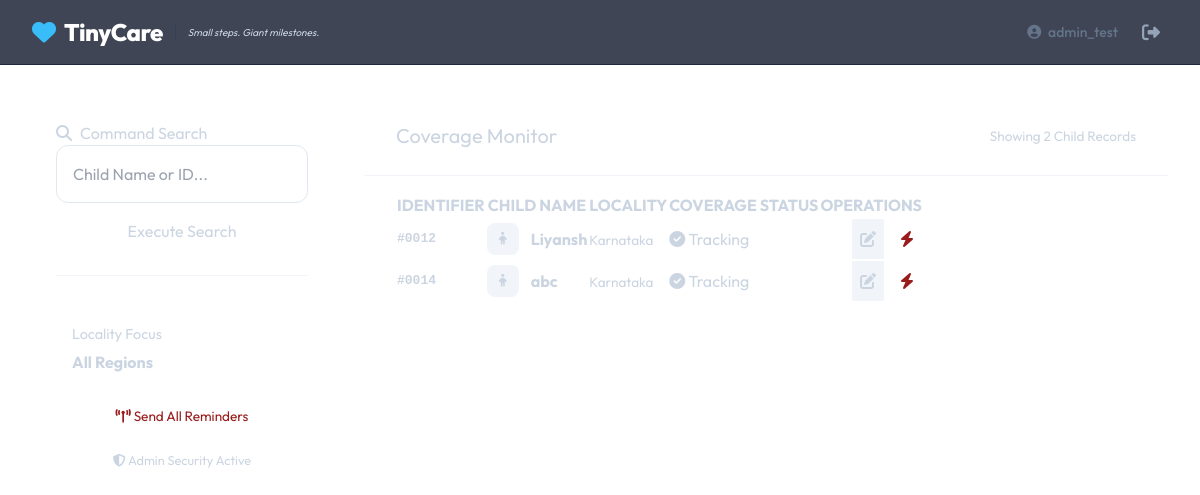
Page /admin-dashboard/ (signed in) on the committed database.
### health/models.py (models this page shows, shortened)
class User(AbstractUser):
    is_parent = models.BooleanField(default=False)
    is_vaccination_admin = models.BooleanField(default=False)
    locality = models.ForeignKey('Locality', on_delete=models.SET_NULL, null=True, blank=True)
    location_district = models.CharField(max_length=100, blank=True)
    password_hash = models.CharField(max_length=255, blank=True)

class ChildProfile(models.Model):
    GENDER_CHOICES = [('M', 'Male'), ('F', 'Female'), ('O', 'Other')]
    parent = models.ForeignKey(settings.AUTH_USER_MODEL, on_delete=models.CASCADE, related_name='children', null=True)
    name = models.CharField(max_length=200)
    date_of_birth = models.DateField()
    gender = models.CharField(max_length=1, choices=GENDER_CHOICES)
    locality = models.ForeignKey(Locality, on_delete=models.SET_NULL, null=True)
    current_weight = models.FloatField(help_text="Weight (Stored in KG)")
    current_height = models.FloatField(help_text="Height (Stored in CM)")
    birth_weight = models.FloatField(null=True, blank=True, help_text="Birth Weight (Stored in KG)")
    height_unit = models.CharField(max_length=5, choices=[('cm', 'cm'), ('m', 'm')], default='cm')
    weight_unit = models.CharField(max_length=5, choices=[('kg', 'kg'), ('g', 'g')], default='kg')
    created_at = models.DateTimeField(auto_now_add=True)
    updated_at = models.DateTimeField(auto_now=True)

class Locality(models.Model):
    REGION_CHOICES = [
        ('NORTH_INDIA', 'North India (Plains/Hills)'),
        ('SOUTH_INDIA', 'South India (Peninsular)'),
        ('WEST_INDIA', 'West India (Arid/Coastal)'),
        ('EAST_INDIA', 'East India (Plains)'),
        ('CENTRAL_INDIA', 'Central India (Plateau)'),
        ('COASTAL', 'Coastal Belt'),
    ]
    name = models.CharField(max_length=100, help_text="Village/Tehsil Name")
    district = models.CharField(max_length=100, blank=True)
    state = models.CharField(max_length=100, blank=True)
    region_tag = models.CharField(max_length=50, choices=REGION_CHOICES, default='NORTH_INDIA')
    latitude = models.FloatField(null=True, blank=True)
    longitude = models.FloatField(null=True, blank=True)
    class Meta:
        verbose_name_plural = "Localities"

### health/views.py (the view)
# urls.py: path('admin-dashboard/', views.admin_dashboard, name='admin_dashboard'),
@login_required
@user_passes_test(is_admin)
def admin_dashboard(request):
    search_query = request.GET.get('q', '')
    if search_query:
        children = ChildProfile.objects.filter(name__icontains=search_query) | ChildProfile.objects.filter(id__icontains=search_query)
    else:
        children = ChildProfile.objects.all()
    locality = request.user.locality
    if locality and "HQ" not in locality.name and "District" not in locality.name:
        children = children.filter(locality=locality)
        oracle_insights = get_oracle_insights(locality)
    else:
        oracle_insights = get_oracle_insights(locality) if locality else []
    return render(request, 'health/admin_dashboard.html', {
        'children': children,
        'search_query': search_query,
        'oracle_insights': oracle_insights
    })

### health/views.py (called while the page is built)
def is_admin(user):
    return user.is_authenticated and user.is_vaccination_admin

### health/templates/health/admin_dashboard.html (shortened to what this page needs)
{% extends 'health/base.html' %}
{% block content %}
<div style="display: grid; grid-template-columns: 300px 1fr; gap: 2rem; align-items: start;">
    <div style="position: sticky; top: 100px;">
        <div class="card" style="padding: 1.5rem;">
            <h3 style="margin-top: 0; display: flex; align-items: center; gap: 0.5rem;">
                <i class="fas fa-search" style="color: var(--primary);"></i> Command Search
            </h3>
            <form action="" method="get">
                <input type="text" name="q" value="{{ search_query }}" placeholder="Child Name or ID..." style="width: 100%; padding: 1rem; border: 1px solid #e2e8f0; border-radius: 12px; margin-bottom: 1rem; font-family: inherit;">
                <button type="submit" class="btn btn-primary" style="width: 100%; justify-content: center;">Execute Search</button>
            </form>
            <hr style="border: 0; border-top: 1px solid #f1f5f9; margin: 2rem 0;">
            <div style="background: var(--pastel-blue); padding: 1rem; border-radius: 12px;">
                <h4 style="margin: 0; font-size: 0.9rem; color: var(--primary);">Locality Focus</h4>
                <p style="margin: 0.25rem 0 0 0; font-weight: 700;">{{ user.locality.name|default:"All Regions" }}</p>
            </div>
            <button class="btn" style="width: 100%; margin-top: 1rem; background: var(--pastel-red); color: #991b1b; justify-content: center; font-size: 0.85rem;">
                <i class="fas fa-broadcast-tower"></i> Send All Reminders
            </button>
        </div>
        <div style="text-align: center; color: var(--text-muted); font-size: 0.8rem;">
            <p><i class="fas fa-shield-halved"></i> Admin Security Active</p>
        </div>
    </div>
    <div>
        <div class="card" style="padding: 0; overflow: hidden;">
            <div style="padding: 1.5rem 2rem; border-bottom: 1px solid #f1f5f9; display: flex; justify-content: space-between; align-items: center; background: #fff;">
                <h2 style="margin: 0; font-size: 1.25rem;">Coverage Monitor</h2>
                <span style="font-size: 0.85rem; color: var(--text-muted);">Showing {{ children.count }} Child Records</span>
            </div>
            <div style="padding: 1rem 2rem;">
                <table style="margin: 0;">
                    <thead>
                        <tr>
                            <th>IDENTIFIER</th>
                            <th>CHILD NAME</th>
                            <th>LOCALITY</th>
                            <th>COVERAGE STATUS</th>
                            <th style="text-align: right;">OPERATIONS</th>
                        </tr>
                    </thead>
                    <tbody>
                        {% for child in children %}
                        <tr>
                            <td style="font-family: monospace; font-weight: 700; color: var(--primary);">#{{ child.id|stringformat:"04d" }}</td>
                            <td>
                                <div style="display: flex; align-items: center; gap: 0.75rem;">
                                    <div style="width: 32px; height: 32px; background: #f1f5f9; border-radius: 8px; display: flex; align-items: center; justify-content: center; font-size: 0.8rem;">
                                        <i class="fas fa-child"></i>
                                    </div>
                                    <strong>{{ child.name }}</strong>
                                </div>
                            </td>
                            <td><span style="font-size: 0.85rem; color: var(--text-muted);">{{ child.locality.name }}</span></td>
                            <td>
                                {% if child.vaccinations.all %}
                                    <span class="badge badge-completed"><i class="fas fa-check-circle"></i> Tracking</span>
                                {% else %}
                                    <span class="badge badge-pending"><i class="fas fa-clock"></i> New Entry</span>
                                {% endif %}
                            </td>
                            <td style="text-align: right;">
                                <div style="display: flex; gap: 0.5rem; justify-content: flex-end;">
                                    <a href="{% url 'child_detail' child.id %}" class="btn" style="padding: 0.5rem; background: #f1f5f9; color: var(--text-main);" title="Update Records">
                                        <i class="fas fa-edit"></i>
                                    </a>
                                    <a href="{% url 'trigger_urgent_reminder' child.id %}" class="btn" style="padding: 0.5rem; background: var(--pastel-red); color: #991b1b;" title="Send Urgent Alert">
                                        <i class="fas fa-bolt"></i>
                                    </a>
                                </div>
                            </td>
                        </tr>
                        {% endfor %}
                    </tbody>
                </table>
            </div>
        </div>
    </div>
</div>
{% endblock %}

### health/templates/health/base.html (shortened to what this page needs)
<!DOCTYPE html>
<html lang="en">
<head>
    <link rel="stylesheet" href="https://cdnjs.cloudflare.com/ajax/libs/font-awesome/6.4.0/css/all.min.css">
    <script src="https://cdn.tailwindcss.com"></script>
    <link rel="stylesheet" href="https://cdn.jsdelivr.net/npm/swiper@10/swiper-bundle.min.css" />
</head>
<body class="text-slate-300 antialiased selection:bg-primary selection:text-white">
    <nav class="sticky top-0 z-50 bg-slate-900/80 backdrop-blur-md border-b border-slate-800">
        <div class="max-w-7xl mx-auto px-4 sm:px-6 lg:px-8">
            <div class="flex justify-between h-16 items-center">
                <div class="flex items-center gap-2">
                    <a href="{% url 'index' %}" class="flex items-center gap-2 text-2xl font-bold text-white hover:text-primary transition-colors">
                        <i class="fas fa-heart text-primary animate-pulse"></i>
                        <span class="font-extrabold tracking-tight">TinyCare</span>
                    </a>
                    <span class="text-[10px] font-normal italic text-slate-300 border-l border-slate-700 pl-3 ml-1 hidden md:inline">Small steps. Giant milestones.</span>
                </div>
                <div class="flex items-center gap-4">
                    {% if user.is_authenticated %}
                        <span class="text-sm font-medium text-slate-500 hidden lg:block">
                            <i class="fas fa-user-circle mr-1"></i> {{ user.username }}
                        </span>
                        <form action="{% url 'logout' %}" method="post" class="inline">
                            <button type="submit" class="text-slate-400 hover:text-slate-200 p-2 rounded-lg hover:bg-slate-800 transition-colors">
                                <i class="fas fa-sign-out-alt text-lg"></i>
                            </button>
                        </form>
                    {% else %}
                        <a href="{% url 'login' %}" class="bg-primary hover:bg-sky-400 text-slate-950 px-6 py-2 rounded-xl font-bold shadow-md shadow-primary/20 transition-all transform hover:-translate-y-0.5">
                            Sign In
                        </a>
                    {% endif %}
                </div>
            </div>
        </div>
    </nav>
    <main class="max-w-7xl mx-auto px-4 sm:px-6 lg:px-8 py-8">
        {% block content %}{% endblock %}
    </main>
</body>
</html>

### health/templates/health/base.html (style rules this page uses)
body { background-color: theme('colors.background'); }
html { scroll-behavior: smooth; }

### rows in the picture
User: username "admin_test", locality.name "All Regions"
ChildProfile: id "0012", name "Liyansh", locality.name "Karnataka", shows "Tracking"
ChildProfile: id "0014", name "abc", locality.name "Karnataka", shows "Tracking"

### other values in the picture
{{ children.count }} "2"
